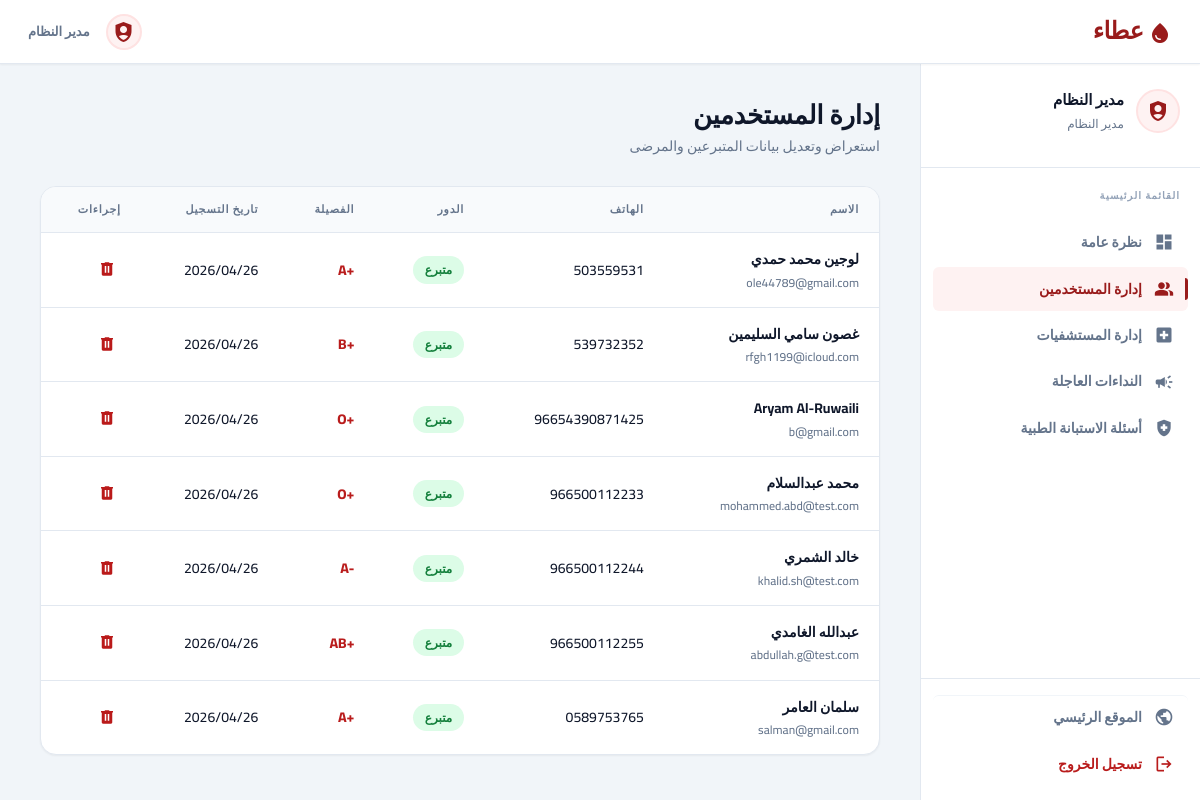
The page /dashboards/admin/users.php (signed in) on the database its author committed.
### tables this page shows
CREATE TABLE `users` (
  `id` int(11) NOT NULL,
  `name` varchar(100) NOT NULL,
  `email` varchar(150) NOT NULL,
  `password_hash` varchar(255) NOT NULL,
  `phone` varchar(20) NOT NULL,
  `gender` enum('male','female','unknown') DEFAULT 'unknown',
  `role` enum('donor','patient','admin') NOT NULL DEFAULT 'donor',
  `blood_type` enum('A+','A-','B+','B-','AB+','AB-','O+','O-','Unknown') DEFAULT 'Unknown',
  `latitude` decimal(10,8) DEFAULT NULL,
  `longitude` decimal(11,8) DEFAULT NULL,
  `points` int(11) DEFAULT 0,
  `created_at` timestamp NOT NULL DEFAULT current_timestamp()
);

### dashboards/admin/users.php (the view, shortened to what this page needs)
<?php
require_once '../../includes/db_connect.php';
$stmt = $pdo->query("SELECT id, name, email, phone, role, blood_type, created_at FROM users WHERE role != 'admin' ORDER BY created_at DESC");
$users = $stmt->fetchAll();
require_once '../../includes/admin_head.php';
?>
<?php require_once '../../includes/admin_topbar.php'; ?>
<div class="db-layout">
    <?php require_once '../../includes/admin_sidebar.php'; ?>
    <main class="db-main">
        <div class="db-page-header-row">
            <div class="db-page-header">
                <h1 class="db-page-title">إدارة المستخدمين</h1>
                <p class="db-page-subtitle">استعراض وتعديل بيانات المتبرعين والمرضى</p>
            </div>
        </div>
        <div class="db-table-card">
            <table class="db-table">
                <thead>
                    <tr>
                        <th>الاسم</th>
                        <th>الهاتف</th>
                        <th>الدور</th>
                        <th>الفصيلة</th>
                        <th>تاريخ التسجيل</th>
                        <th>إجراءات</th>
                    </tr>
                </thead>
                <tbody>
                    <?php foreach ($users as $u): ?>
                    <tr id="row-<?php echo $u['id']; ?>">
                        <td>
                            <div class="table-name-cell__main"><?php echo htmlspecialchars($u['name']); ?></div>
                            <div class="table-name-cell__sub"><?php echo htmlspecialchars($u['email']); ?></div>
                        </td>
                        <td><?php echo htmlspecialchars($u['phone'] ?: '—'); ?></td>
                        <td>
                            <?php if ($u['role'] == 'donor'): ?>
                                <span class="status-tag status-tag--done">متبرع</span>
                            <?php else: ?>
                                <span class="status-tag status-tag--pending">مريض</span>
                            <?php endif; ?>
                        </td>
                        <td>
                            <?php if ($u['blood_type'] && $u['blood_type'] != 'Unknown'): ?>
                                <span class="blood-type-cell"><?php echo $u['blood_type']; ?></span>
                            <?php else: ?>
                                <span class="blood-type-cell--empty">غير محدد</span>
                            <?php endif; ?>
                        </td>
                        <td><?php echo date('Y/m/d', strtotime($u['created_at'])); ?></td>
                        <td>
                            <div class="actions-cell">
                                <form method="POST" action=""
                                    data-confirm="سيتم حذف المستخدم (<?php echo htmlspecialchars($u['name']); ?>) نهائياً ولا يمكن التراجع."
                                    data-confirm-title="حذف المستخدم"
                                    data-confirm-type="danger"
                                    data-confirm-ok="نعم، احذف"
                                    data-confirm-no="إلغاء">
                                    <button type="submit" class="action-btn" title="حذف المستخدم">
                                        <span class="material-symbols-outlined text-error">delete</span>
                                    </button>
                                </form>
                            </div>
                        </td>
                    </tr>
                    <?php endforeach; ?>
                </tbody>
            </table>
        </div>
    </main>
</div>
<?php require_once '../../includes/admin_foot.php'; ?>

### assets/css/style.css (style rules this page uses)
*, *::before, *::after { margin: 0; padding: 0; box-sizing: border-box; }
html { scroll-behavior: smooth; }
body { font-family: var(--font-body); background-color: var(--bg-main); color: var(--text-primary); direction: rtl; line-height: 1.6; min-height: 100vh; display: flex; flex-direction: column; -webkit-font-smoothing: antialiased; }
h1, h2, h3, h4, h5, h6 { font-family: var(--font-heading); font-weight: 700; line-height: 1.2; }
.material-symbols-outlined { font-variation-settings: 'FILL' 1, 'wght' 400, 'GRAD' 0, 'opsz' 24; vertical-align: middle; }
.admin-page { background-color: var(--slate-100, #f1f5f9); }

### assets/css/variables.css (style rules this page uses)
:root { --primary: #b52619; --primary-light: #ff5449; --primary-dark: #8b0000; --primary-bg: #ffebe9; --secondary: #5d5e66; --secondary-bg: #f3f3f4; --error: #ba1a1a; --error-bg: #ffdad6; --success: #2e7d32; --success-bg: #e8f5e9; --warning: #f57f17; --warning-bg: #fff3e0; --bg-main: #f9f9f9; --surface: #ffffff; --surface-hover: #f3f4f6; --border: #e2e2e2; --text-primary: #1a1c1c; --text-secondary: #5a5d66; --text-muted: #8e9099; --text-on-primary: #ffffff; --font-heading: 'Tajawal', sans-serif; --font-body: 'Cairo', sans-serif; --space-xs: 0.5rem; --space-sm: 1rem; --space-md: 1.5rem; --space-lg: 2rem; --space-xl: 3rem; --radius-sm: 8px; --radius-md: 12px; --radius-lg: 20px; --radius-full: 9999px; --shadow-sm: 0 2px 4px rgba(0,0,0,0.05); --shadow-md: 0 10px 20px rgba(181, 38, 25, 0.05); --shadow-lg: 0 30px 60px -15px rgba(139, 0, 0, 0.08); --transition-fast: 0.2s ease-in-out; --transition-smooth: 0.3s cubic-bezier(0.4, 0, 0.2, 1); }

### assets/css/components.css (style rules this page uses)
.text-error { color: var(--error); }

### rows shown on the page
users: name "لوجين محمد حمدي", email "ole44789@gmail.com", phone "503559531", role "متبرع", blood_type "A+", created_at "2026/04/26"
users: name "غصون سامي السليمين", email "rfgh1199@icloud.com", phone "539732352", role "متبرع", blood_type "B+", created_at "2026/04/26"
users: name "Aryam Al-Ruwaili", email "b@gmail.com", phone "96654390871425", role "متبرع", blood_type "O+", created_at "2026/04/26"
users: name "محمد عبدالسلام", email "mohammed.abd@test.com", phone "966500112233", role "متبرع", blood_type "O+", created_at "2026/04/26"
users: name "خالد الشمري", email "khalid.sh@test.com", phone "966500112244", role "متبرع", blood_type "A-", created_at "2026/04/26"
users: name "عبدالله الغامدي", email "abdullah.g@test.com", phone "966500112255", role "متبرع", blood_type "AB+", created_at "2026/04/26"
users: name "سلمان العامر", email "salman@gmail.com", phone "0589753765", role "متبرع", blood_type "A+", created_at "2026/04/26"

### other values the page prints
$_SESSION['name'] "مدير النظام"
